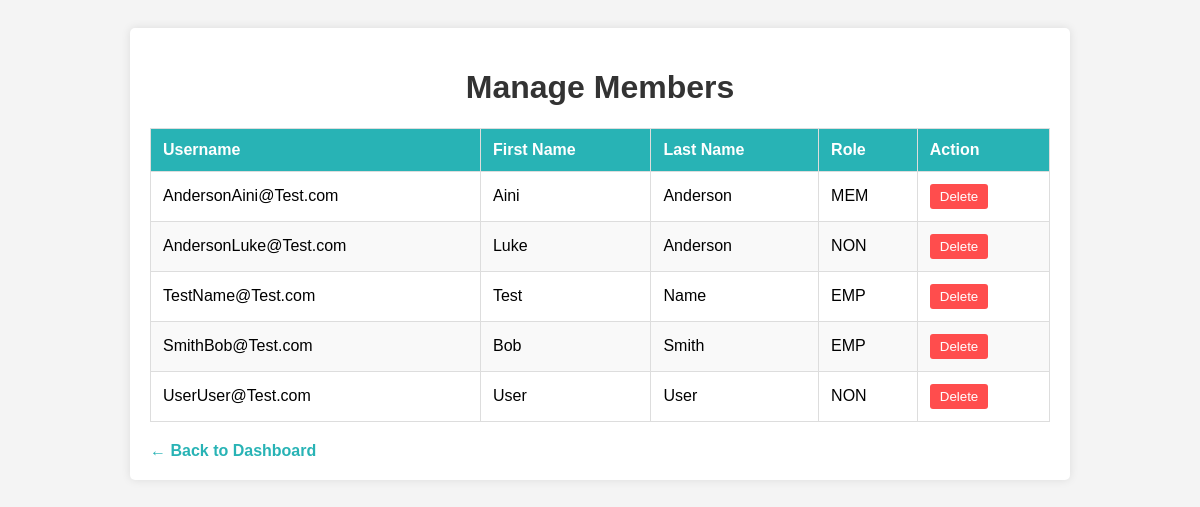
Screenshot of /ManageMembers.php (signed in) with the database file from the repository.
### tables this page shows
CREATE TABLE Users (UserID INTEGER PRIMARY KEY AUTOINCREMENT UNIQUE NOT NULL, "First" TEXT NOT NULL, "Last" TEXT NOT NULL, Username TEXT NOT NULL UNIQUE, Password TEXT NOT NULL, Role TEXT NOT NULL);

### ManageMembers.php (the view, shortened to what this page needs)
<?php
include 'db_connection.php';
$stmt = $pdo->prepare("SELECT Username, First, Last, Role FROM Users WHERE Role IN ('MEM', 'EMP', 'NON') ORDER BY Last, First");
$stmt->execute();
$members = $stmt->fetchAll(PDO::FETCH_ASSOC);
?>
<!DOCTYPE html>
<html lang="en">
<head>
</head>
<body>
    <div class="container">
        <h1>Manage Members</h1>
        <?php if (count($members) > 0): ?>
            <table>
                <thead>
                    <tr>
                        <th>Username</th>
                        <th>First Name</th>
                        <th>Last Name</th>
                        <th>Role</th>
                        <th>Action</th>
                    </tr>
                </thead>
                <tbody>
                    <?php foreach ($members as $member): ?>
                        <tr>
                            <td><?php echo htmlspecialchars($member['Username']); ?></td>
                            <td><?php echo htmlspecialchars($member['First']); ?></td>
                            <td><?php echo htmlspecialchars($member['Last']); ?></td>
                            <td><?php echo htmlspecialchars($member['Role']); ?></td>
                            <td>
                                <form method="POST" action="ProcessManageMembers.php" onsubmit="return confirm('Are you sure you want to delete <?php echo htmlspecialchars($member['Username']); ?>?');">
                                    <button type="submit" class="delete-button">Delete</button>
                                </form>
                            </td>
                        </tr>
                    <?php endforeach; ?>
                </tbody>
            </table>
        <?php else: ?>
            <p>No members found.</p>
        <?php endif; ?>
        <a href="dashboard.php" class="back-link">← Back to Dashboard</a>
    </div>
</body>
</html>

### ManageMembers.php (style rules this page uses)
body { font-family: Arial, sans-serif; background-color: #f4f4f4; padding: 20px; }
.container { max-width: 900px; margin: auto; background: #fff; padding: 20px; border-radius: 5px; box-shadow: 0 0 10px rgba(0, 0, 0, 0.1); }
h1 { text-align: center; color: #333; }
table { width: 100%; border-collapse: collapse; margin-top: 20px; }
table, th, td { border: 1px solid #ddd; }
th, td { padding: 12px; text-align: left; }
th { background-color: #28b3b5; color: white; }
tr:nth-child(even) { background-color: #f9f9f9; }
.delete-button { background-color: #ff4d4d; color: white; padding: 5px 10px; border: none; border-radius: 3px; cursor: pointer; transition: background-color 0.3s ease; }
.back-link { display: inline-block; margin-top: 20px; text-decoration: none; color: #28b3b5; font-weight: bold; }

### rows the page displays
users: Username "AndersonAini@Test.com", First "Aini", Last "Anderson", Role "MEM"
users: Username "AndersonLuke@Test.com", First "Luke", Last "Anderson", Role "NON"
users: Username "TestName@Test.com", First "Test", Last "Name", Role "EMP"
users: Username "SmithBob@Test.com", First "Bob", Last "Smith", Role "EMP"
users: Username "UserUser@Test.com", First "User", Last "User", Role "NON"
